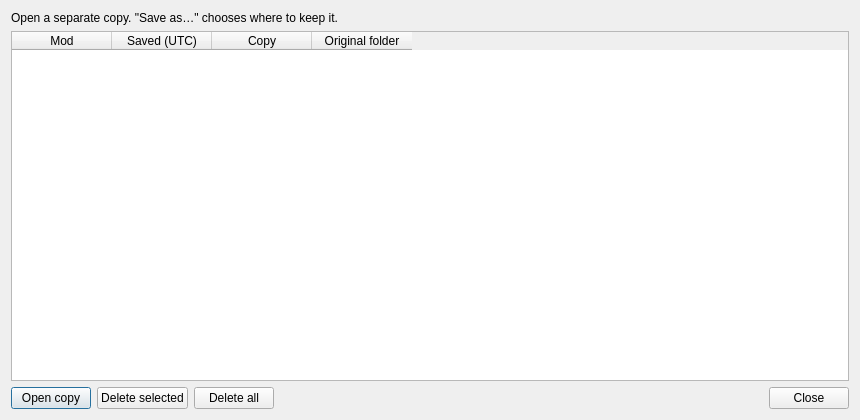
<?xml version="1.0" encoding="UTF-8"?>
<ui version="4.0">
 <class>RecoverWorkDialog</class>
 <widget class="QDialog" name="RecoverWorkDialog">
  <property name="geometry">
   <rect>
    <x>0</x>
    <y>0</y>
    <width>860</width>
    <height>420</height>
   </rect>
  </property>
  <property name="windowTitle">
   <string>Recover work</string>
  </property>
  <layout class="QVBoxLayout" name="recoverWorkLayout">
   <item>
    <widget class="QLabel" name="recoverWorkHintLabel">
     <property name="text">
      <string>Open a separate copy. &quot;Save as…&quot; chooses where to keep it.</string>
     </property>
    </widget>
   </item>
   <item>
    <widget class="QTableWidget" name="recoverWorkTable">
     <property name="columnCount">
      <number>4</number>
     </property>
     <column>
      <property name="text">
       <string>Mod</string>
      </property>
     </column>
     <column>
      <property name="text">
       <string>Saved (UTC)</string>
      </property>
     </column>
     <column>
      <property name="text">
       <string>Copy</string>
      </property>
     </column>
     <column>
      <property name="text">
       <string>Original folder</string>
      </property>
     </column>
    </widget>
   </item>
   <item>
    <layout class="QHBoxLayout" name="recoverWorkButtons">
     <item>
      <widget class="QPushButton" name="openCopyButton">
       <property name="text">
        <string>Open copy</string>
       </property>
      </widget>
     </item>
     <item>
      <widget class="QPushButton" name="deleteSelectedButton">
       <property name="text">
        <string>Delete selected</string>
       </property>
      </widget>
     </item>
     <item>
      <widget class="QPushButton" name="deleteAllButton">
       <property name="text">
        <string>Delete all</string>
       </property>
      </widget>
     </item>
     <item>
      <spacer name="recoverWorkButtonsSpacer">
       <property name="orientation">
        <enum>Qt::Orientation::Horizontal</enum>
       </property>
       <property name="sizeHint" stdset="0">
        <size>
         <width>20</width>
         <height>20</height>
        </size>
       </property>
      </spacer>
     </item>
     <item>
      <widget class="QPushButton" name="closeButton">
       <property name="text">
        <string>Close</string>
       </property>
      </widget>
     </item>
    </layout>
   </item>
  </layout>
 </widget>
</ui>
